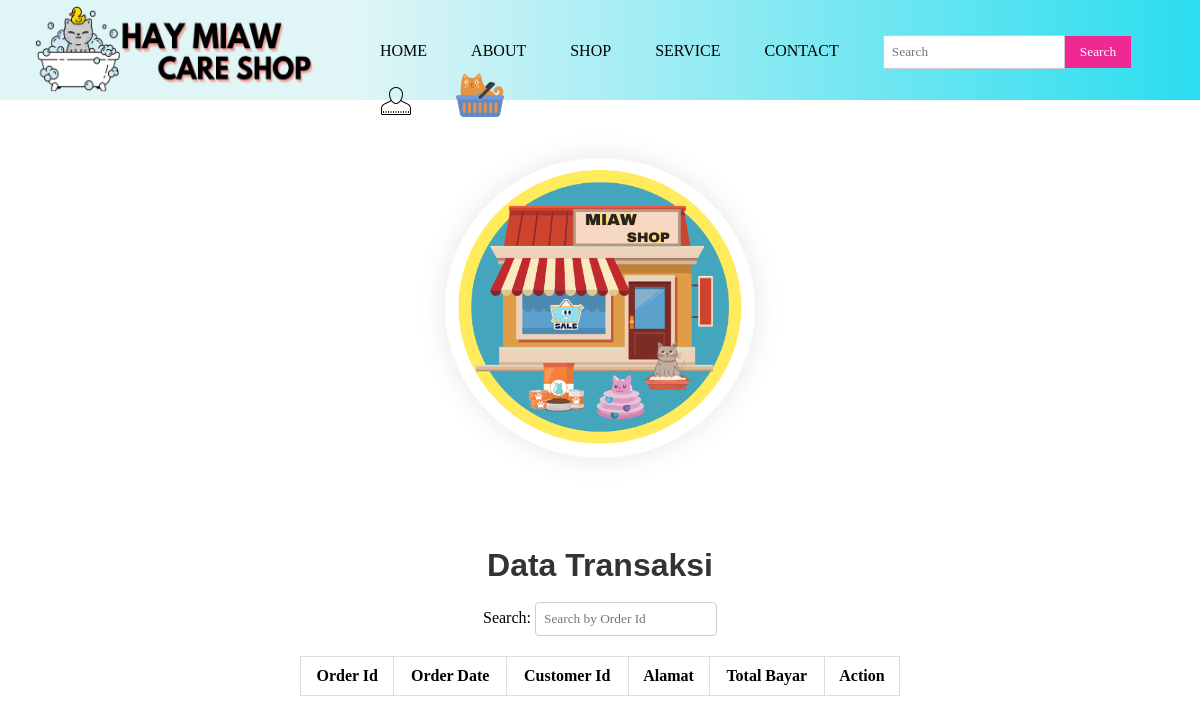
Page /transaksi_admin.php on the earlier database version.
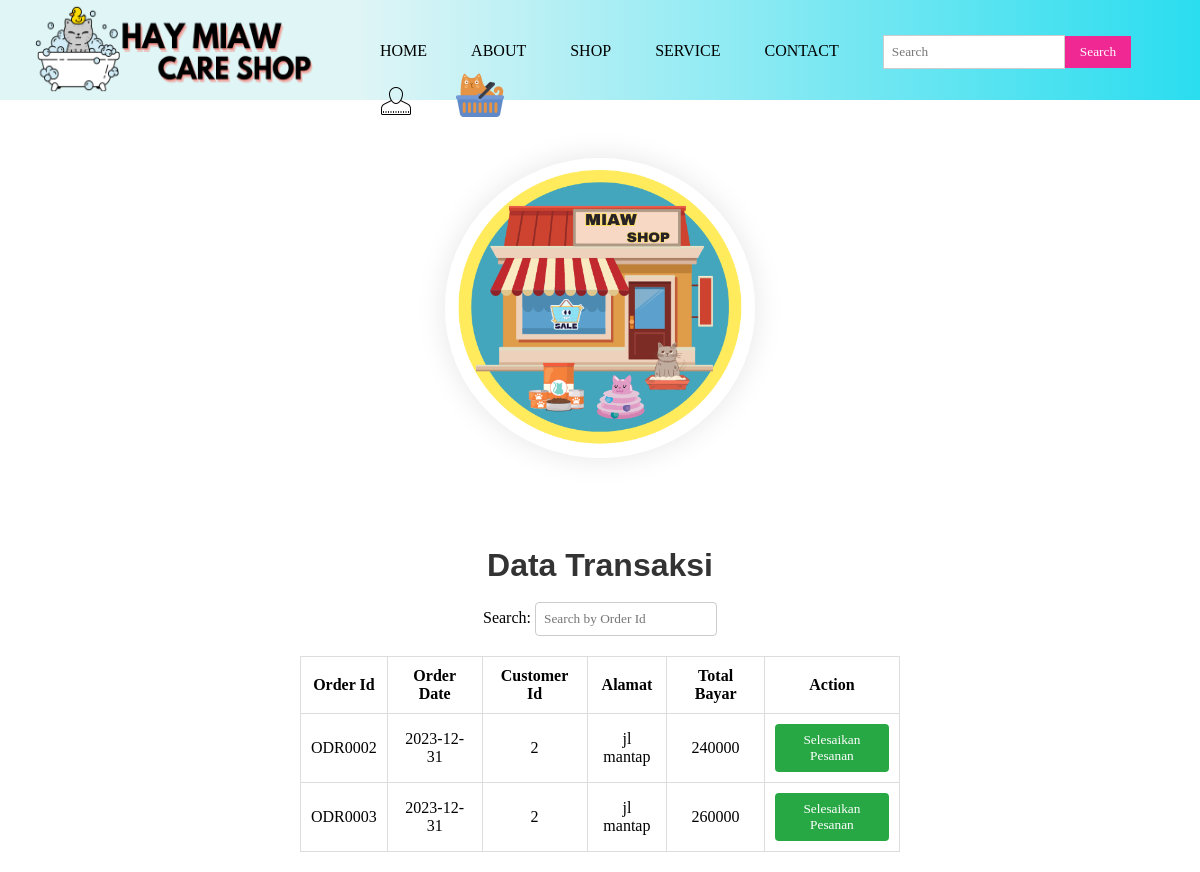
Same page on the later database version.
### tables this page shows
CREATE TABLE `order` (
  `order_id` varchar(15) NOT NULL,
  `orderdate` date DEFAULT NULL,
  `customerid` int DEFAULT NULL,
  `alamat` varchar(255) DEFAULT NULL,
  `total_bayar` int DEFAULT NULL,
  `status` int DEFAULT NULL
);

### transaksi_admin.php (the view, shortened to what this page needs)
<?php
include 'koneksi.php';
?>
<!DOCTYPE html>
<html>
<head>
    <link rel="stylesheet" href="style.css">
</head>
<body>
    <div class="navigasi">
        <div class="logo">
            <img src="images/logo.png" width="360" height="98">
        </div>
        <div class="menu">
            <ul>
                <li><a href="index.php">Home</a></li>
                <li><a href="about.php">About</a></li>
                <li class="submenu">
                    <a href="shop.php">SHOP</a>
                </li>
                <li class="submenu">
                    <a href="miaw.html">Service</a>
                </li>
                <li><a href="https://api.whatsapp.com/">Contact</a></li>
                <li class="search-box">
                    <form action="#" method="get">
                        <input type="text" name="query" placeholder="Search">
                        <button type="submit">Search</button>
                    </form>
                </li>
                <li class="submenuakun">
                    <img src="images/akun1.png"></a>
                </li>
                <li><a href="cart.php"><img src="images/cart.png"></a></li>
            </ul>
        </div>
        <div class="logoone">
            <img src="images/miaw3.png" width="310" height="300" loading="lazy" alt="" class="img">
        </div>
        <div class="pemesanan-produk">
            <center>
                <h1>Data Transaksi</h1>
                <br>
                <label for="searchInput" style="margin-bottom: 10px;">Search: </label>
                <input type="text" id="searchInput" onkeyup="searchTable()" placeholder="Search by Order Id"
                    style="padding: 8px; border: 1px solid #ccc; border-radius: 4px;">
            </center>
            <?php
            $query = "SELECT * FROM `order` WHERE status = '2' ORDER BY orderdate ASC;";
            $result = mysqli_query($conn, $query);
            ?>
            <table id="order-table">
                <thead>
                    <tr>
                        <th>Order Id</th>
                        <th>Order Date</th>
                        <th>Customer Id</th>
                        <th>Alamat</th>
                        <th>Total Bayar</th>
                        <th>Action</th>
                    </tr>
                </thead>
                <tbody>
                    <?php
                    if ($result) {
                        echo '<tbody>';
                        while ($row = mysqli_fetch_assoc($result)) {
                            echo '<tr>';
                            echo '<td>' . $row['order_id'] . '</td>';
                            echo '<td>' . $row['orderdate'] . '</td>';
                            echo '<td>' . $row['customerid'] . '</td>';
                            echo '<td>' . $row['alamat'] . '</td>';
                            echo '<td>' . $row['total_bayar'] . '</td>';
                            echo '<td>';
                            echo '<button class="payment-btn" onclick="completeOrder(\'' . $row['order_id'] . '\')" style="background-color: #28a745; color: #fff; padding: 8px 8px; border: none; border-radius: 4px; cursor: pointer;">Selesaikan Pesanan</button>';
                            echo '</td>';
                            echo '</tr>';
                        }
                        echo '</tbody>';
                    } else {
                        echo "Error: " . mysqli_error($conn);
                    }
                    ?>
                </tbody>
            </table>
        </div>
    </div>
</body>
</html>

Differences in the rows shown:
added order: order_id "ODR0002", orderdate "2023-12-31", customerid "2", alamat "jl mantap", total_bayar "240000"
now on this page (row edited): order: order_id "ODR0003", orderdate "2023-12-31", customerid "2", alamat "jl mantap", total_bayar "260000"
